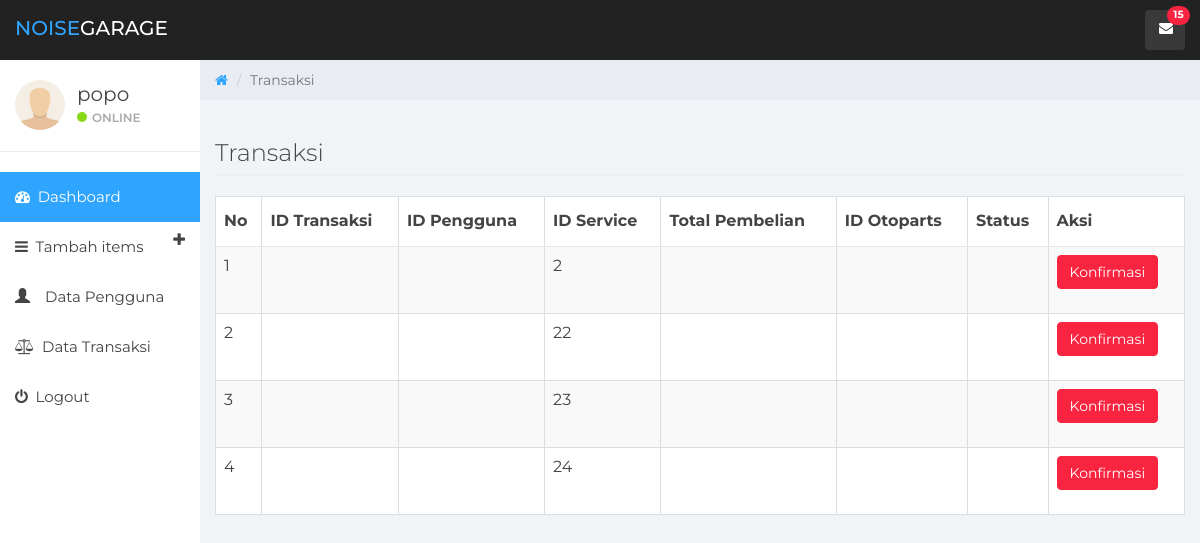
The app's page /admin/pagetransaksi.php (signed in) with its own data.
### tables this page shows
CREATE TABLE `tabel_service` (
  `id_service` int(11) NOT NULL,
  `nama_service` varchar(32) NOT NULL,
  `harga_service` int(11) NOT NULL,
  `merek_service` varchar(32) DEFAULT NULL,
  `ukuran_service` varchar(16) DEFAULT NULL,
  `deskripsi_service` varchar(300) NOT NULL,
  `image_service` varchar(300) NOT NULL
);

### admin/data_transaksi.php (called while the page is built, shortened)
<?php
require_once '../config/koneksi.php';
try {
    $sql = 'SELECT * FROM `tabel_service`';
    $q = $db->query($sql);
} catch (PDOException $e) {
    die("Tidak Bisa Membuka Database $database_name :" . $e->getMessage());
}

### admin/pagetransaksi.php (the view, shortened to what this page needs)
<?php
include 'header.php';
include 'slider.php';
?>
<?php
require_once 'data_transaksi.php';
?>
<div class="col-sm-9 col-sm-offset-3 col-lg-10 col-lg-offset-2 main">
    <div class="row">
        <ol class="breadcrumb">
            <li><a href="../index.php">
                    <em class="fa fa-home"></em>
                </a></li>
            <li class="active">Transaksi</li>
        </ol>
    </div>
    <div class="row">
        <div class="col-lg-12">
            <h3 class="page-header">Transaksi</h3>
        </div>
    </div>
    <div class="table-responsive">
        <table id="datatransaksi" class="table table-striped table-bordered" style="width:100%">
            <thead>
                <tr>
                    <th>No</th>
                    <th>ID Transaksi</th>
                    <th>ID Pengguna</th>
                    <th>ID Service</th>
                    <th>Total Pembelian</th>
                    <th>ID Otoparts</th>
                    <th>Status</th>
                    <th>Aksi</th>
                </tr>
            </thead>
            <tbody>
                <?php
                $no = 0;
                while ($row = $q->fetch()) :
                    $no++;
                    $id_transaksi = $row['id_transaksi'];
                    $id = $row['id'];
                    $id_service = $row['id_service'];
                    $totalpembelian = $row['totalpembelian'];
                    $id_otopart = $row['id_otopart'];
                    $status = $row['status'];
                ?>
                    <tr>
                        <td><?= $no ?></td>
                        <td><?= $id_transaksi ?></td>
                        <td><?= $id ?></td>
                        <td><?= $id_service ?></td>
                        <td><?= $totalpembelian ?></td>
                        <td><?= $id_otopart ?></td>
                        <td><?= $status ?></td>
                        <td>
                            <form action="config/konfirmasi.php" method="POST">
                                <button type="submit" class="btn btn-danger">Konfirmasi</button>
                        </td>
                    </tr>
                <?php endwhile; ?>
            </tbody>
        </table>
    </div>
</div>

### records on screen
tabel_service: id_service "2"
tabel_service: id_service "22"
tabel_service: id_service "23"
tabel_service: id_service "24"

### other values on screen
$_SESSION["user"]["username"] "popo"
